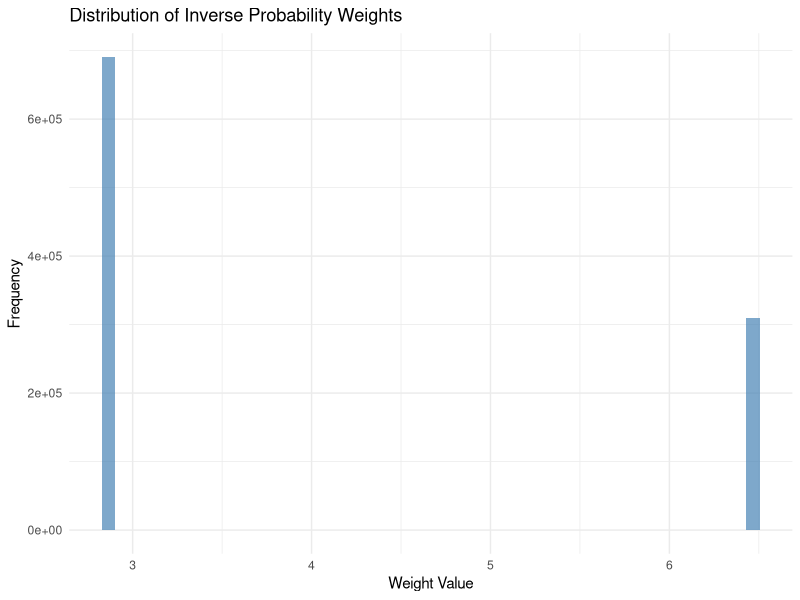

The R script that drew this image:
## ---- chunk 1
knitr::opts_chunk$set(echo = TRUE, warning = FALSE, message = FALSE)
## ---- chunk 2
library(dplyr)
library(knitr)
library(kableExtra)
library(ggplot2)
## ---- chunk 3
# Data in Table 1 
# A0: Treatment at time 0 (for HIV)
# Z1: HIV viral load measurement prior to time 1 (Higher: Worse health condition)
# A1: Treatment at time 1
# Y: Mean of CD4 counts 
# N: Number of subjects 

a0 <- c(0, 0, 0, 0, 1, 1, 1, 1)
z1 <- c(0, 0, 1, 1, 0, 0, 1, 1)
a1 <- c(0, 1, 0, 1, 0, 1, 0, 1)
y <- c(87.288, 112.107, 119.654, 144.842, 105.282, 130.184, 137.720, 162.832)
n <- c(209271, 93779, 60657, 136293, 134781, 60789, 93903, 210527)

data <- data.frame(a0, z1, a1, y, n)

# Display the data
kable(data, caption = "Original Data Structure") %>%
  kable_styling(bootstrap_options = c("striped", "hover"))
## ---- chunk 4
# Expand data to individual level based on sample sizes
expanded_data <- data %>%
  rowwise() %>%
  do(data.frame(
    a0 = rep(.$a0, .$n),
    z1 = rep(.$z1, .$n),
    a1 = rep(.$a1, .$n),
    y = rep(.$y, .$n)
  )) %>%
  ungroup()

# Add individual IDs
expanded_data$id <- 1:nrow(expanded_data)

print(paste("Total individuals:", nrow(expanded_data)))
print("Random sample of individuals:")
set.seed(123)  # For reproducible random sample
expanded_data %>%
  sample_n(10) %>%
  arrange(id) %>%
  kable() %>%
  kable_styling(bootstrap_options = c("striped", "hover"))
## ---- chunk 5
# Model for A0: Treatment at time 0
# Since Z0 = 1 for everyone, we model A0 as depending on baseline characteristics
# For simplicity, we'll model P(A0 = 1) as a constant
prob_a0_1 <- mean(expanded_data$a0)
print(paste("Probability of A0 = 1:", round(prob_a0_1, 4)))

# Model for A1: Treatment at time 1 given Z1 and A0
a1_model <- glm(a1 ~ z1 + a0, family = binomial(), data = expanded_data)
summary(a1_model)

# Predict treatment probabilities
expanded_data$prob_a0 <- ifelse(expanded_data$a0 == 1, prob_a0_1, 1 - prob_a0_1)
expanded_data$prob_a1_given_history <- predict(a1_model, type = "response")
expanded_data$prob_a1 <- ifelse(expanded_data$a1 == 1, 
                                expanded_data$prob_a1_given_history,
                                1 - expanded_data$prob_a1_given_history)
## ---- chunk 6
# Calculate inverse probability weights
expanded_data$ipw <- 1 / (expanded_data$prob_a0 * expanded_data$prob_a1)

# Check weight distributions
print("Weight Summary Statistics:")
weight_summary <- expanded_data %>%
  summarise(
    Mean_IPW = mean(ipw),
    SD_IPW = sd(ipw),
    Min_IPW = min(ipw),
    Max_IPW = max(ipw)
  )

weight_summary %>%
  kable(digits = 4, caption = "Inverse Probability Weight Distribution Summary") %>%
  kable_styling(bootstrap_options = c("striped", "hover"))
## ---- chunk 7
# Create weight distribution plot
ggplot(expanded_data, aes(x = ipw)) +
  geom_histogram(alpha = 0.7, bins = 50, fill = "steelblue") +
  theme_minimal() +
  labs(title = "Distribution of Inverse Probability Weights",
       x = "Weight Value",
       y = "Frequency")
## ---- chunk 8
# Fit MSM using inverse probability weights
# The model directly estimates marginal causal effects
msm_model <- lm(y ~ a0 + a1, data = expanded_data, weights = ipw)

print("MSM Model Summary:")
summary(msm_model)

# Extract coefficients for interpretation
coef_summary <- broom::tidy(msm_model)
kable(coef_summary, digits = 4, caption = "MSM Model Coefficients") %>%
  kable_styling(bootstrap_options = c("striped", "hover"))
## ---- chunk 9
# Create data for prediction under different treatment scenarios
scenario_data <- data.frame(
  scenario = c("Never treated", "Always treated", "Treated at t=0 only", "Treated at t=1 only"),
  a0 = c(0, 1, 1, 0),
  a1 = c(0, 1, 0, 1)
)

# Predict potential outcomes
scenario_data$potential_outcome <- predict(msm_model, newdata = scenario_data)

# Calculate causal effect: Always treated vs Never treated
tau_msm <- scenario_data$potential_outcome[2] - scenario_data$potential_outcome[1]

print(paste("MSM Estimated Causal Effect (τ):", round(tau_msm, 4)))
print(paste("True Causal Effect:", 50))
print(paste("Bias:", round(tau_msm - 50, 4)))

# Display all scenarios
kable(scenario_data, digits = 4, 
      caption = "Potential Outcomes Under Different Treatment Scenarios") %>%
  kable_styling(bootstrap_options = c("striped", "hover"))
## ---- chunk 10
# Check balance of Z1 across A1 groups
balance_check_a1 <- expanded_data %>%
  group_by(a1) %>%
  summarise(
    n = n(),
    mean_z1_unweighted = mean(z1),
    mean_z1_weighted = weighted.mean(z1, ipw),
    .groups = 'drop'
  )

print("Balance Check - Z1 by A1:")
kable(balance_check_a1, digits = 4,
      caption = "Balance of Z1 across A1 groups (Before and After Weighting)") %>%
  kable_styling(bootstrap_options = c("striped", "hover"))
## ---- chunk 11
# Create comprehensive results table
results_summary <- data.frame(
  Method = c("True Effect", "MSM (Inverse Probability Weighting)"),
  Estimated_Effect = c(50, round(tau_msm, 4)),
  Bias = c(0, round(tau_msm - 50, 4))
)

kable(results_summary, 
      caption = "Summary of Causal Effect Estimates",
      digits = 4) %>%
  kable_styling(bootstrap_options = c("striped", "hover"))

cat("\n")
cat("Key Findings:\n")
cat("- MSM with inverse probability weighting provides a causal effect estimate\n")
cat("- IPW successfully balances confounders in the weighted pseudo-population\n")
cat("- MSM offers a flexible alternative to g-formula for time-varying confounders\n")
cat("- Less modeling required compared to g-formula approach\n")
